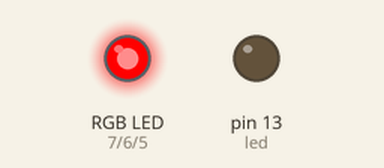
Simulated run of this sketch. Board: Arduino Uno, built with avr-gcc and run on an emulated ATmega328P. Parts: an RGB LED mixed from three pins (HIGH = lit), output pins drawn as LEDs (lit = HIGH).

Above: at 0.5 s.
At 4.0 s:
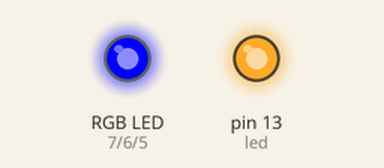
At 6.0 s:
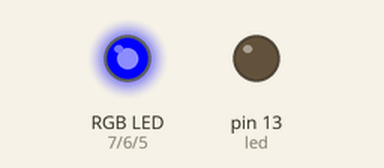
At 8.5 s:
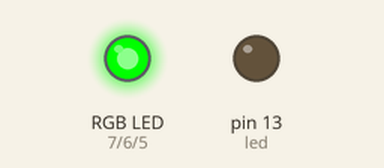
Timing chart, 0 to 9.1 s (numbered marks = the images above):
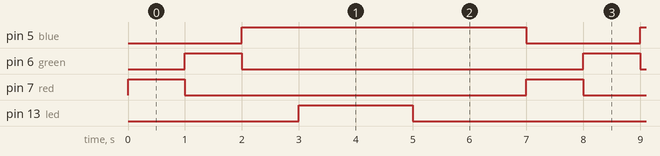

Measured:
- by itself, pin 5 (blue): alternates HIGH for 5.0 s and LOW for 2.0 s
- by itself, pin 6 (green), pin 7 (red): alternates HIGH for 1.0 s and LOW for 6.0 s
- by itself, pin 13 (led): alternates HIGH for 2.0 s and LOW for 5.0 s

The sketch:

rgb_led.ino
```cpp
// C++ code
//
int red=7;
int green=6;
int blue=5;
int led=13;
void setup()
{
  pinMode(led,OUTPUT);
  pinMode(red, OUTPUT);
  pinMode(green, OUTPUT);
  pinMode(blue, OUTPUT);
}

void loop()
{
  digitalWrite(red, HIGH);
  digitalWrite(green,LOW);
  digitalWrite(blue, LOW);
  delay(1000);

  digitalWrite(red, LOW);
  digitalWrite(green,HIGH);
  digitalWrite(blue, LOW);
  delay(1000);

  digitalWrite(red, LOW);
  digitalWrite(green,LOW);
  digitalWrite(blue, HIGH);
  delay(1000);

  digitalWrite(led,HIGH);
  delay(2000);
  digitalWrite(led,LOW);
  delay(2000);
}
```
